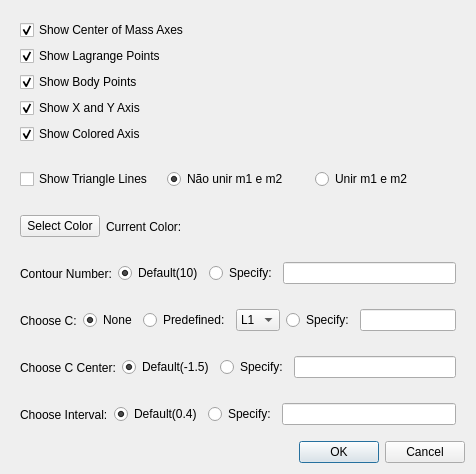
<?xml version="1.0" encoding="UTF-8"?>
<ui version="4.0">
 <class>SettingsWin</class>
 <widget class="QDialog" name="SettingsWin">
  <property name="geometry">
   <rect>
    <x>0</x>
    <y>0</y>
    <width>476</width>
    <height>474</height>
   </rect>
  </property>
  <property name="windowTitle">
   <string>Settings</string>
  </property>
  <property name="windowIcon">
   <iconset resource="icon.qrc">
    <normaloff>:/images/if_54_Settings_106187.png</normaloff>:/images/if_54_Settings_106187.png</iconset>
  </property>
  <layout class="QVBoxLayout" name="verticalLayout_2">
   <item>
    <widget class="QWidget" name="widget_7" native="true">
     <layout class="QVBoxLayout" name="verticalLayout">
      <item>
       <widget class="QCheckBox" name="checkBox">
        <property name="text">
         <string>Show Center of Mass Axes</string>
        </property>
        <property name="checked">
         <bool>true</bool>
        </property>
       </widget>
      </item>
      <item>
       <widget class="QCheckBox" name="checkBox_3">
        <property name="text">
         <string>Show Lagrange Points</string>
        </property>
        <property name="checked">
         <bool>true</bool>
        </property>
       </widget>
      </item>
      <item>
       <widget class="QCheckBox" name="checkBox_4">
        <property name="text">
         <string>Show Body Points</string>
        </property>
        <property name="checked">
         <bool>true</bool>
        </property>
       </widget>
      </item>
      <item>
       <widget class="QCheckBox" name="checkBox_5">
        <property name="text">
         <string>Show X and Y Axis</string>
        </property>
        <property name="checked">
         <bool>true</bool>
        </property>
       </widget>
      </item>
      <item>
       <widget class="QCheckBox" name="checkBox_6">
        <property name="text">
         <string>Show Colored Axis</string>
        </property>
        <property name="checked">
         <bool>true</bool>
        </property>
       </widget>
      </item>
     </layout>
    </widget>
   </item>
   <item>
    <widget class="QWidget" name="widget_3" native="true">
     <layout class="QHBoxLayout" name="horizontalLayout_6">
      <item>
       <widget class="QCheckBox" name="checkBox_2">
        <property name="text">
         <string>Show Triangle Lines</string>
        </property>
       </widget>
      </item>
      <item>
       <widget class="QRadioButton" name="triangleFalse">
        <property name="enabled">
         <bool>true</bool>
        </property>
        <property name="text">
         <string>Não unir m1 e m2</string>
        </property>
        <property name="checked">
         <bool>true</bool>
        </property>
       </widget>
      </item>
      <item>
       <widget class="QRadioButton" name="triangleTrue">
        <property name="enabled">
         <bool>true</bool>
        </property>
        <property name="text">
         <string>Unir m1 e m2</string>
        </property>
       </widget>
      </item>
     </layout>
    </widget>
   </item>
   <item>
    <widget class="QWidget" name="widget_4" native="true">
     <layout class="QHBoxLayout" name="horizontalLayout_4">
      <item>
       <widget class="QPushButton" name="colorSelect">
        <property name="text">
         <string>Select Color</string>
        </property>
       </widget>
      </item>
      <item>
       <widget class="QLabel" name="label">
        <property name="text">
         <string>Current Color:</string>
        </property>
       </widget>
      </item>
      <item>
       <widget class="QWidget" name="color" native="true">
        <property name="minimumSize">
         <size>
          <width>16</width>
          <height>16</height>
         </size>
        </property>
        <property name="maximumSize">
         <size>
          <width>16</width>
          <height>16</height>
         </size>
        </property>
        <property name="autoFillBackground">
         <bool>true</bool>
        </property>
       </widget>
      </item>
      <item>
       <spacer name="horizontalSpacer">
        <property name="orientation">
         <enum>Qt::Horizontal</enum>
        </property>
        <property name="sizeHint" stdset="0">
         <size>
          <width>40</width>
          <height>20</height>
         </size>
        </property>
       </spacer>
      </item>
     </layout>
    </widget>
   </item>
   <item>
    <widget class="QWidget" name="widget" native="true">
     <layout class="QHBoxLayout" name="horizontalLayout">
      <item>
       <widget class="QLabel" name="label_2">
        <property name="text">
         <string>Contour Number:</string>
        </property>
       </widget>
      </item>
      <item>
       <widget class="QRadioButton" name="radioButton">
        <property name="text">
         <string>Default(10)</string>
        </property>
        <property name="checked">
         <bool>true</bool>
        </property>
       </widget>
      </item>
      <item>
       <widget class="QRadioButton" name="radioButton_2">
        <property name="text">
         <string>Specify:</string>
        </property>
       </widget>
      </item>
      <item>
       <widget class="QLineEdit" name="lineEdit"/>
      </item>
     </layout>
    </widget>
   </item>
   <item>
    <widget class="QWidget" name="widget_2" native="true">
     <layout class="QHBoxLayout" name="horizontalLayout_2">
      <item>
       <widget class="QLabel" name="label_3">
        <property name="text">
         <string>Choose C:</string>
        </property>
       </widget>
      </item>
      <item>
       <widget class="QRadioButton" name="radiobuttonissue">
        <property name="text">
         <string>None</string>
        </property>
        <property name="checked">
         <bool>true</bool>
        </property>
        <property name="autoExclusive">
         <bool>true</bool>
        </property>
       </widget>
      </item>
      <item>
       <widget class="QRadioButton" name="radioButton_4">
        <property name="text">
         <string>Predefined:</string>
        </property>
       </widget>
      </item>
      <item>
       <widget class="QComboBox" name="comboBox_2">
        <item>
         <property name="text">
          <string>L1</string>
         </property>
        </item>
        <item>
         <property name="text">
          <string>L2</string>
         </property>
        </item>
        <item>
         <property name="text">
          <string>L3</string>
         </property>
        </item>
       </widget>
      </item>
      <item>
       <widget class="QRadioButton" name="radioButton_5">
        <property name="text">
         <string>Specify:</string>
        </property>
       </widget>
      </item>
      <item>
       <widget class="QLineEdit" name="lineEdit_2"/>
      </item>
     </layout>
    </widget>
   </item>
   <item>
    <widget class="QWidget" name="widget_5" native="true">
     <layout class="QHBoxLayout" name="horizontalLayout_7">
      <item>
       <widget class="QLabel" name="label_4">
        <property name="text">
         <string>Choose C Center:</string>
        </property>
       </widget>
      </item>
      <item>
       <widget class="QRadioButton" name="defaultCCenter">
        <property name="text">
         <string>Default(-1.5)</string>
        </property>
        <property name="checked">
         <bool>true</bool>
        </property>
       </widget>
      </item>
      <item>
       <widget class="QRadioButton" name="specifyCCenter">
        <property name="text">
         <string>Specify:</string>
        </property>
       </widget>
      </item>
      <item>
       <widget class="QLineEdit" name="editCCenter"/>
      </item>
     </layout>
    </widget>
   </item>
   <item>
    <widget class="QWidget" name="widget_6" native="true">
     <layout class="QHBoxLayout" name="horizontalLayout_3">
      <item>
       <widget class="QLabel" name="label_7">
        <property name="text">
         <string>Choose Interval:</string>
        </property>
       </widget>
      </item>
      <item>
       <widget class="QRadioButton" name="defaultInterval">
        <property name="text">
         <string>Default(0.4)</string>
        </property>
        <property name="checked">
         <bool>true</bool>
        </property>
       </widget>
      </item>
      <item>
       <widget class="QRadioButton" name="specifyInterval">
        <property name="text">
         <string>Specify:</string>
        </property>
       </widget>
      </item>
      <item>
       <widget class="QLineEdit" name="editInterval"/>
      </item>
     </layout>
    </widget>
   </item>
   <item>
    <widget class="QDialogButtonBox" name="buttonBox">
     <property name="orientation">
      <enum>Qt::Horizontal</enum>
     </property>
     <property name="standardButtons">
      <set>QDialogButtonBox::Cancel|QDialogButtonBox::Ok</set>
     </property>
    </widget>
   </item>
  </layout>
 </widget>
 <resources>
  <include location="icon.qrc"/>
 </resources>
 <connections>
  <connection>
   <sender>buttonBox</sender>
   <signal>accepted()</signal>
   <receiver>SettingsWin</receiver>
   <slot>accept()</slot>
   <hints>
    <hint type="sourcelabel">
     <x>248</x>
     <y>254</y>
    </hint>
    <hint type="destinationlabel">
     <x>157</x>
     <y>274</y>
    </hint>
   </hints>
  </connection>
  <connection>
   <sender>buttonBox</sender>
   <signal>rejected()</signal>
   <receiver>SettingsWin</receiver>
   <slot>reject()</slot>
   <hints>
    <hint type="sourcelabel">
     <x>316</x>
     <y>260</y>
    </hint>
    <hint type="destinationlabel">
     <x>286</x>
     <y>274</y>
    </hint>
   </hints>
  </connection>
 </connections>
</ui>
